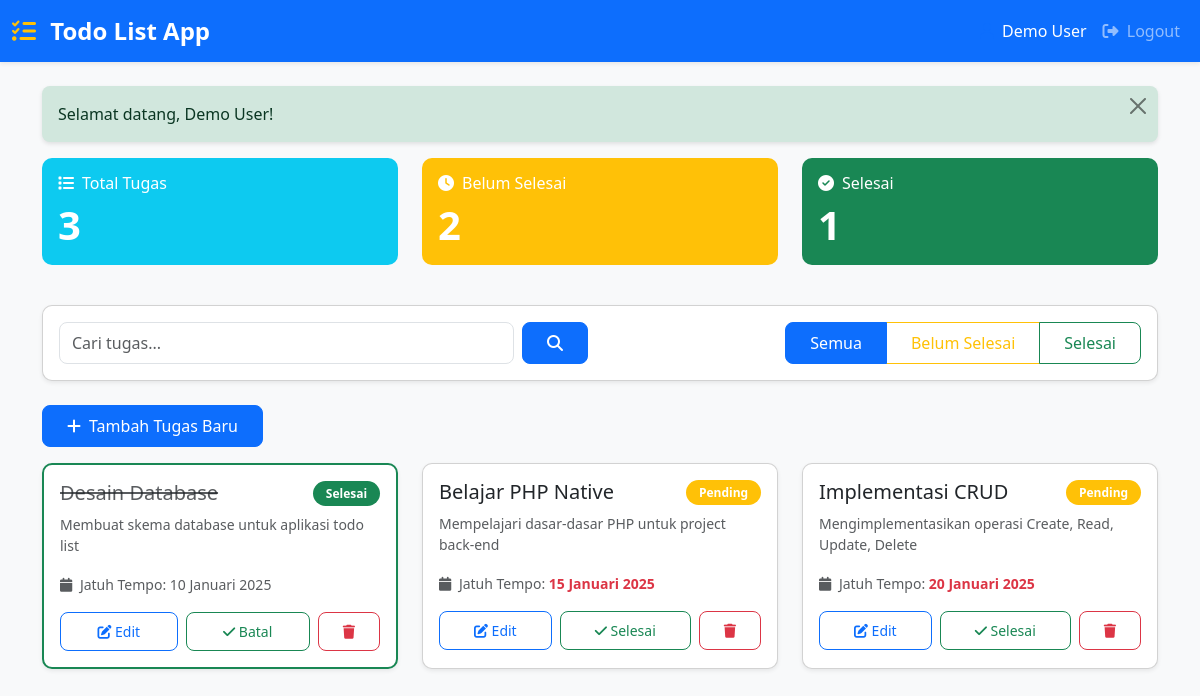
/pages/dashboard.php (signed in), run on the app's committed database.
### tables this page shows
CREATE TABLE IF NOT EXISTS tasks (
    id INT AUTO_INCREMENT PRIMARY KEY,
    user_id INT NOT NULL,
    title VARCHAR(255) NOT NULL,
    description TEXT,
    due_date DATE,
    status ENUM('pending', 'completed') DEFAULT 'pending',
    created_at TIMESTAMP DEFAULT CURRENT_TIMESTAMP,
    updated_at TIMESTAMP DEFAULT CURRENT_TIMESTAMP ON UPDATE CURRENT_TIMESTAMP,
    FOREIGN KEY (user_id) REFERENCES users(id) ON DELETE CASCADE
);

### pages/dashboard.php (the view, shortened to what this page needs)
<?php
require_once __DIR__ . '/../includes/functions.php';
require_once __DIR__ . '/../config/database.php';
$filter = $_GET['filter'] ?? 'all';
$search = $_GET['search'] ?? '';
$user_id = $_SESSION['user_id'];
$query = "SELECT * FROM tasks WHERE user_id = ?";
$params = [$user_id];
$types = "i";
$query .= " ORDER BY due_date ASC, created_at DESC";
$stmt = $conn->prepare($query);
$stmt->bind_param($types, ...$params);
$stmt->execute();
$result = $stmt->get_result();
$tasks = $result->fetch_all(MYSQLI_ASSOC);
$total_tasks = count($tasks);
$completed_tasks = count(array_filter($tasks, function($task) {
    return $task['status'] === 'completed';
}));
$pending_tasks = $total_tasks - $completed_tasks;
?>
<!DOCTYPE html>
<html lang="id">
<head>
    <link href="https://cdn.jsdelivr.net/npm/bootstrap@5.3.0/dist/css/bootstrap.min.css" rel="stylesheet">
    <link rel="stylesheet" href="https://cdnjs.cloudflare.com/ajax/libs/font-awesome/6.4.0/css/all.min.css">
    <link rel="stylesheet" href="../assets/css/style.css">
</head>
<body class="bg-light">
    <nav class="navbar navbar-expand-lg navbar-dark bg-primary shadow-sm">
        <div class="container-fluid">
            <a class="navbar-brand" href="dashboard.php">
                <i class="fas fa-tasks me-2"></i>
                Todo List App
            </a>
            <div class="collapse navbar-collapse" id="navbarNav">
                <ul class="navbar-nav ms-auto">
                    <li class="nav-item">
                        <span class="nav-link text-white">
                            <i class="fas fa-user me-1"></i>
                            <?php echo htmlspecialchars($_SESSION['user_name']); ?>
                        </span>
                    </li>
                    <li class="nav-item">
                        <a class="nav-link" href="logout.php">
                            <i class="fas fa-sign-out-alt me-1"></i>
                            Logout
                        </a>
                    </li>
                </ul>
            </div>
        </div>
    </nav>
    <div class="container mt-4">
        <?php echo displayFlashMessage(); ?>
        <div class="row mb-4">
            <div class="col-md-4 mb-3">
                <div class="card bg-info text-white">
                    <div class="card-body">
                        <h5 class="card-title">
                            <i class="fas fa-list me-2"></i>Total Tugas
                        </h5>
                        <h2 class="mb-0"><?php echo $total_tasks; ?></h2>
                    </div>
                </div>
            </div>
            <div class="col-md-4 mb-3">
                <div class="card bg-warning text-white">
                    <div class="card-body">
                        <h5 class="card-title">
                            <i class="fas fa-clock me-2"></i>Belum Selesai
                        </h5>
                        <h2 class="mb-0"><?php echo $pending_tasks; ?></h2>
                    </div>
                </div>
            </div>
            <div class="col-md-4 mb-3">
                <div class="card bg-success text-white">
                    <div class="card-body">
                        <h5 class="card-title">
                            <i class="fas fa-check-circle me-2"></i>Selesai
                        </h5>
                        <h2 class="mb-0"><?php echo $completed_tasks; ?></h2>
                    </div>
                </div>
            </div>
        </div>
        <div class="card shadow-sm mb-4">
            <div class="card-body">
                <div class="row align-items-center">
                    <div class="col-md-6 mb-3 mb-md-0">
                        <form action="dashboard.php" method="GET" class="d-flex">
                            <input type="text" name="search" class="form-control me-2"
                                   placeholder="Cari tugas..." value="<?php echo htmlspecialchars($search); ?>">
                            <button type="submit" class="btn btn-primary">
                                <i class="fas fa-search"></i>
                            </button>
                        </form>
                    </div>
                    <div class="col-md-6 text-md-end">
                        <div class="btn-group" role="group">
                            <a href="dashboard.php?filter=all"
                               class="btn btn-outline-primary <?php echo $filter === 'all' ? 'active' : ''; ?>">
                                Semua
                            </a>
                            <a href="dashboard.php?filter=pending"
                               class="btn btn-outline-warning <?php echo $filter === 'pending' ? 'active' : ''; ?>">
                                Belum Selesai
                            </a>
                            <a href="dashboard.php?filter=completed"
                               class="btn btn-outline-success <?php echo $filter === 'completed' ? 'active' : ''; ?>">
                                Selesai
                            </a>
                        </div>
                    </div>
                </div>
            </div>
        </div>
        <div class="mb-3">
            <a href="add_task.php" class="btn btn-primary">
                <i class="fas fa-plus me-2"></i>Tambah Tugas Baru
            </a>
        </div>
        <?php if (empty($tasks)): ?>
            <div class="alert alert-info text-center">
                <i class="fas fa-info-circle me-2"></i>
                <?php if (!empty($search)): ?>
                    Tidak ada tugas yang ditemukan untuk pencarian "<?php echo htmlspecialchars($search); ?>".
                <?php else: ?>
                    Belum ada tugas. Mulai tambahkan tugas pertama Anda!
                <?php endif; ?>
            </div>
        <?php else: ?>
            <div class="row">
                <?php foreach ($tasks as $task): ?>
                    <div class="col-md-6 col-lg-4 mb-3">
                        <div class="card h-100 shadow-sm <?php echo $task['status'] === 'completed' ? 'border-success' : ''; ?>">
                            <div class="card-body">
                                <div class="d-flex justify-content-between align-items-start mb-2">
                                    <h5 class="card-title mb-0 <?php echo $task['status'] === 'completed' ? 'text-decoration-line-through text-muted' : ''; ?>">
                                        <?php echo htmlspecialchars($task['title']); ?>
                                    </h5>
                                    <span class="badge <?php echo $task['status'] === 'completed' ? 'bg-success' : 'bg-warning'; ?>">
                                        <?php echo $task['status'] === 'completed' ? 'Selesai' : 'Pending'; ?>
                                    </span>
                                </div>
                                <p class="card-text text-muted small">
                                    <?php echo htmlspecialchars(substr($task['description'], 0, 100)) . (strlen($task['description']) > 100 ? '...' : ''); ?>
                                </p>
                                <div class="mb-3">
                                    <small class="text-muted">
                                        <i class="fas fa-calendar me-1"></i>
                                        Jatuh Tempo:
                                        <span class="<?php echo isPastDue($task['due_date']) && $task['status'] !== 'completed' ? 'text-danger fw-bold' : ''; ?>">
                                            <?php echo formatDate($task['due_date']); ?>
                                        </span>
                                    </small>
                                </div>
                                <div class="d-flex gap-2">
                                    <a href="edit_task.php?id=<?php echo $task['id']; ?>"
                                       class="btn btn-sm btn-outline-primary flex-fill">
                                        <i class="fas fa-edit"></i> Edit
                                    </a>
                                    <form action="../api/task_process.php" method="POST" class="flex-fill">
                                        <button type="submit" class="btn btn-sm btn-outline-success w-100">
                                            <i class="fas fa-check"></i>
                                            <?php echo $task['status'] === 'completed' ? 'Batal' : 'Selesai'; ?>
                                        </button>
                                    </form>
                                    <a href="delete_task.php?id=<?php echo $task['id']; ?>"
                                       class="btn btn-sm btn-outline-danger"
                                       onclick="return confirm('Yakin ingin menghapus tugas ini?')">
                                        <i class="fas fa-trash"></i>
                                    </a>
                                </div>
                            </div>
                        </div>
                    </div>
                <?php endforeach; ?>
            </div>
        <?php endif; ?>
    </div>
</body>
</html>

### includes/functions.php (shortened to what this page needs)
<?php
function displayFlashMessage() {
    if (isset($_SESSION['flash_message'])) {
        $message = $_SESSION['flash_message'];
        $type = $_SESSION['flash_type'] ?? 'info';
        $alert_class = [
            'success' => 'alert-success',
            'error' => 'alert-danger',
            'warning' => 'alert-warning',
            'info' => 'alert-info'
        ];
        $class = $alert_class[$type] ?? 'alert-info';
        $html = "<div class='alert {$class} alert-dismissible fade show' role='alert'>";
        $html .= htmlspecialchars($message, ENT_QUOTES, 'UTF-8');
        $html .= "<button type='button' class='btn-close' data-bs-dismiss='alert'></button>";
        $html .= "</div>";
        return $html;
    }
    return '';
}
function formatDate($date) {
    $bulan = [
        1 => 'Januari', 'Februari', 'Maret', 'April', 'Mei', 'Juni',
        'Juli', 'Agustus', 'September', 'Oktober', 'November', 'Desember'
    ];
    $timestamp = strtotime($date);
    $day = date('d', $timestamp);
    $month = $bulan[date('n', $timestamp)];
    $year = date('Y', $timestamp);
    return $day . ' ' . $month . ' ' . $year;
}
function isPastDue($date) {
    return strtotime($date) < strtotime(date('Y-m-d'));
}
?>

### assets/css/style.css (style rules this page uses)
:root { --primary-color: #0d6efd; --secondary-color: #6c757d; --success-color: #198754; --warning-color: #ffc107; --danger-color: #dc3545; --info-color: #0dcaf0; --light-bg: #f8f9fa; }
* { margin: 0; padding: 0; box-sizing: border-box; }
body { font-family: 'Segoe UI', Tahoma, Geneva, Verdana, sans-serif; background-color: var(--light-bg); min-height: 100vh; }
.navbar-brand { font-weight: bold; font-size: 1.5rem; }
.navbar-brand i { color: #ffc107; }
.card { border-radius: 10px; transition: transform 0.2s ease, box-shadow 0.2s ease; }
.form-control, .form-select { border-radius: 8px; }
.btn { border-radius: 8px; padding: 0.5rem 1.5rem; font-weight: 500; transition: all 0.3s ease; }
.btn-primary { background-color: var(--primary-color); border-color: var(--primary-color); }
.badge { padding: 0.4rem 0.8rem; font-size: 0.75rem; font-weight: 600; border-radius: 20px; }
.alert { border-radius: 8px; border: none; box-shadow: 0 2px 4px rgba(0, 0, 0, 0.1); }
.alert-dismissible .btn-close { padding: 0.75rem; }
.card.border-success { border-width: 2px !important; border-color: var(--success-color) !important; }
.text-decoration-line-through { text-decoration: line-through; }
.card.bg-info, .card.bg-warning, .card.bg-success { border: none; }
.card.bg-info .card-title, .card.bg-warning .card-title, .card.bg-success .card-title { font-size: 1rem; font-weight: 500; }
.card.bg-info h2, .card.bg-warning h2, .card.bg-success h2 { font-size: 2.5rem; font-weight: bold; }
.text-danger.fw-bold { animation: pulse 2s infinite; }
.btn-group .btn { border-radius: 0; }
.btn-group .btn:first-child { border-top-left-radius: 8px; border-bottom-left-radius: 8px; }
.btn-group .btn:last-child { border-top-right-radius: 8px; border-bottom-right-radius: 8px; }
.btn-group .btn.active { z-index: 1; }
.border-success { animation: successPulse 0.5s ease-in-out; }
.fa-tasks { color: #ffc107; }
.fa-user, .fa-envelope, .fa-lock, .fa-heading, .fa-align-left, .fa-calendar-alt { color: var(--primary-color); }

### data on the page
tasks: title "Desain Database", status "Selesai", description "Membuat skema database untuk aplikasi todo list", due_date "10 Januari 2025"
tasks: title "Belajar PHP Native", status "Pending", description "Mempelajari dasar-dasar PHP untuk project back-end", due_date "15 Januari 2025"
tasks: title "Implementasi CRUD", status "Pending", description "Mengimplementasikan operasi Create, Read, Update, Delete", due_date "20 Januari 2025"

### other printed values
$_SESSION['user_name'] "Demo User"
displayFlashMessage() "Selamat datang, Demo User!"
$total_tasks "3"
$pending_tasks "2"
$completed_tasks "1"
